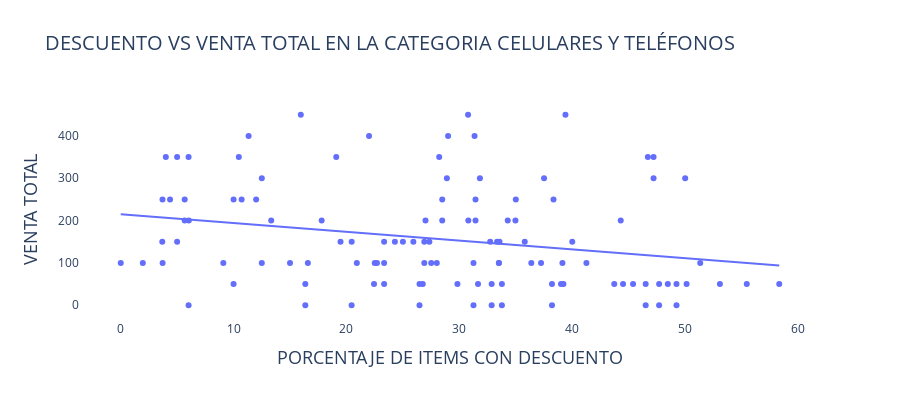

Notebook source saved alongside this figure:
### Markdown cell above
Se puede ver que al graficar descuento vs venta total para cada uno de los ítems de esta categoría hay una correlación simple (y significativa al 95% de confianza) entre el descuento y la venta total. Por un aumento de una unidad porcentual de descuento (+1%) la venta aumenta de manera general en 2.35M de pesos. Sin embargo, el $R^2=0.07$ no es muy grande (lo cual es normal, hay muchas otras variables relacionadas a la venta). Otro aspecto que me parece importante entender, es si existe una relación entre el offset y el descuento.

### Code cell
# Grafica descuentos y ventas
fig = px.scatter(products_cat, x="ITEM_DISCOUNT_RATE_PER", y='SEARCH_OFFSET', trendline="ols",
                 title='DESCUENTO VS VENTA TOTAL EN LA CATEGORIA {}'.format(cat.upper()), height=400)
fig.update_layout(titlefont = dict(size=20),
                  xaxis=dict(title="PORCENTAJE DE ITEMS CON DESCUENTO",titlefont=dict(size=18)),
                  yaxis=dict(title="VENTA TOTAL",titlefont=dict(size=18)),
                  plot_bgcolor='rgb(255,255,255)', )

# Imprime el pvalue de la hipotesis del modelo lineal simple
ols_results = px.get_trendline_results(fig).iloc[0,0]
p_value = pd.read_html(ols_results.summary().tables[1].as_html(),header=0,index_col=0)[0].loc['x1', 'P>|t|']
print('EL P-VALOR ES {}'.format(p_value))

fig.show()

### Figure 1 — Plotly figure (JSON) as saved in the notebook; plotly's stock layout.template omitted (floating-point values rounded to 4 significant figures)
{"data": [{"hovertemplate": "ITEM_DISCOUNT_RATE_PER=%{x}<br>SEARCH_OFFSET=%{y}<extra></extra>", "legendgroup": "", "marker": {"color": "#636efa", "symbol": "circle"}, "mode": "markers", "name": "", "orientation": "v", "showlegend": false, "type": "scatter", "x": [30.77, 15.96, 39.4, 13.33, 34.29, 6.038, 5.671, 27.0, 31.43, 17.8, 44.3, 28.48, 30.8, 34.97, 4.372, 38.34, 12, 35.0, 28.48, 10.0, 3.704, 10.72, 5.671, 31.43, 29.0, 31.35, 11.33, 22.0, 0.006274, 22.5, 39.13, 33.5, 37.24, 33.5, 41.26, 3.714, 16.58, 31.25, 36.37, 51.34, 27.51, 20.92, 12.5, 23.33, 26.89, 28.0, 15.0, 1.962, 9.094, 22.7, 37.5, 28.9, 50.0, 31.82, 12.5, 47.2, 47.7, 53.08, 44.5, 32.86, 22.44, 10, 48.47, 16.35, 50.13, 45.39, 38.2, 33.77, 29.83, 55.46, 31.65, 58.34, 26.47, 39.0, 23.33, 46.5, 39.22, 49.23, 43.72, 26.76, 47.2, 28.22, 46.7, 4.001, 6.016, 5, 19.09, 10.47, 33.56, 33.34, 25.0, 27.34, 32.73, 25.93, 20.46, 26.89, 23.34, 35.79, 24.29, 5, 3.685, 40.0, 19.47, 47.7, 32.86, 38.2, 16.35, 20.46, 33.77, 6.016, 49.23, 46.5, 26.47, 31.25], "xaxis": "x", "y": [450, 450, 450, 200, 200, 200, 200, 200, 200, 200, 200, 200, 200, 200, 250, 250, 250, 250, 250, 250, 250, 250, 250, 250, 400, 400, 400, 400, 100, 100, 100, 100, 100, 100, 100, 100, 100, 100, 100, 100, 100, 100, 100, 100, 100, 100, 100, 100, 100, 100, 300, 300, 300, 300, 300, 300, 50, 50, 50, 50, 50, 50, 50, 50, 50, 50, 50, 50, 50, 50, 50, 50, 50, 50, 50, 50, 50, 50, 50, 50, 350, 350, 350, 350, 350, 350, 350, 350, 150, 150, 150, 150, 150, 150, 150, 150, 150, 150, 150, 150, 150, 150, 150, 0, 0, 0, 0, 0, 0, 0, 0, 0, 0, 0], "yaxis": "y"}, {"hovertemplate": "<b>OLS trendline</b><br>SEARCH_OFFSET = -2.06804 * ITEM_DISCOUNT_RATE_PER + 214.717<br>R<sup>2</sup>=0.059461<br><br>ITEM_DISCOUNT_RATE_PER=%{x}<br>SEARCH_OFFSET=%{y} <b>(trend)</b><extra></extra>", "legendgroup": "", "marker": {"color": "#636efa", "symbol": "circle"}, "mode": "lines", "name": "", "showlegend": false, "type": "scatter", "x": [0.006274, 1.962, 3.685, 3.704, 3.714, 4.001, 4.372, 5, 5, 5.671, 5.671, 6.016, 6.016, 6.038, 9.094, 10, 10.0, 10.47, 10.72, 11.33, 12, 12.5, 12.5, 13.33, 15.0, 15.96, 16.35, 16.35, 16.58, 17.8, 19.09, 19.47, 20.46, 20.46, 20.92, 22.0, 22.44, 22.5, 22.7, 23.33, 23.33, 23.34, 24.29, 25.0, 25.93, 26.47, 26.47, 26.76, 26.89, 26.89, 27.0, 27.34, 27.51, 28.0, 28.22, 28.48, 28.48, 28.9, 29.0, 29.83, 30.77, 30.8, 31.25, 31.25, 31.35, 31.43, 31.43, 31.65, 31.82, 32.73, 32.86, 32.86, 33.34, 33.5, 33.5, 33.56, 33.77, 33.77, 34.29, 34.97, 35.0, 35.79, 36.37, 37.24, 37.5, 38.2, 38.2, 38.34, 39.0, 39.13, 39.22, 39.4, 40.0, 41.26, 43.72, 44.3, 44.5, 45.39, 46.5, 46.5, 46.7, 47.2, 47.2, 47.7, 47.7, 48.47, 49.23, 49.23, 50.0, 50.13, 51.34, 53.08, 55.46, 58.34], "xaxis": "x", "y": [214.7, 210.7, 207.1, 207.1, 207.0, 206.4, 205.7, 204.4, 204.4, 203.0, 203.0, 202.3, 202.3, 202.2, 195.9, 194.0, 194.0, 193.1, 192.6, 191.3, 189.9, 188.9, 188.9, 187.1, 183.7, 181.7, 180.9, 180.9, 180.4, 177.9, 175.2, 174.4, 172.4, 172.4, 171.5, 169.2, 168.3, 168.2, 167.8, 166.5, 166.5, 166.5, 164.5, 163.0, 161.1, 160.0, 160.0, 159.4, 159.1, 159.1, 158.9, 158.2, 157.8, 156.8, 156.4, 155.8, 155.8, 155.0, 154.7, 153.0, 151.1, 151.0, 150.1, 150.1, 149.9, 149.7, 149.7, 149.3, 148.9, 147.0, 146.8, 146.8, 145.8, 145.4, 145.4, 145.3, 144.9, 144.9, 143.8, 142.4, 142.3, 140.7, 139.5, 137.7, 137.2, 135.7, 135.7, 135.4, 134.1, 133.8, 133.6, 133.2, 132.0, 129.4, 124.3, 123.1, 122.7, 120.9, 118.5, 118.5, 118.1, 117.1, 117.1, 116.1, 116.1, 114.5, 112.9, 112.9, 111.3, 111.1, 108.6, 104.9, 100.0, 94.07], "yaxis": "y"}], "layout": {"height": 400, "legend": {"tracegroupgap": 0}, "plot_bgcolor": "rgb(255,255,255)", "title": {"font": {"size": 20}, "text": "DESCUENTO VS VENTA TOTAL EN LA CATEGORIA CELULARES Y TELÉFONOS"}, "xaxis": {"anchor": "y", "domain": [0, 1], "title": {"font": {"size": 18}, "text": "PORCENTAJE DE ITEMS CON DESCUENTO"}}, "yaxis": {"anchor": "x", "domain": [0, 1], "title": {"font": {"size": 18}, "text": "VENTA TOTAL"}}}}
